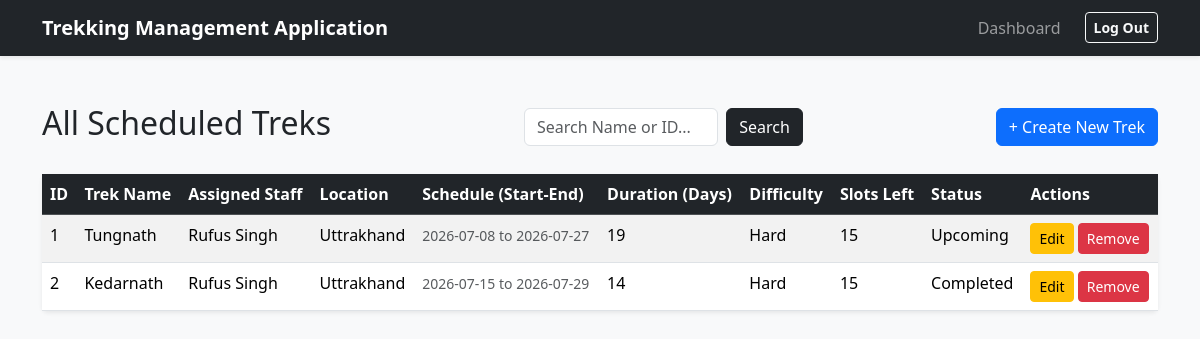
Before: /admin/trek (signed in) with the older database file.
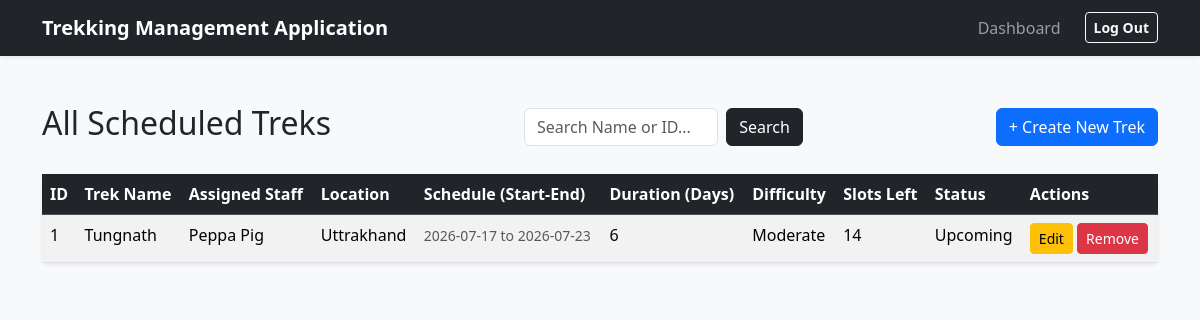
After: the same page with the newer database file.
### app/models.py (models this page shows)
class Trek(db.Model):
    __tablename__ = "treks"
    id = db.Column(db.Integer, primary_key=True)
    trek_name = db.Column(db.String(200), nullable=False)
    assigned_staff_id = db.Column(db.Integer, db.ForeignKey('users.id'), nullable=False)
    location = db.Column(db.String(100), nullable=False)
    difficulty = db.Column(db.String(50), nullable=False)
    duration = db.Column(db.Integer, nullable=False)
    available_slots = db.Column(db.Integer, nullable=False)
    status = db.Column(db.String(30), nullable=False)
    start_date = db.Column(db.DateTime, nullable=False)
    end_date = db.Column(db.DateTime, nullable=False)
    bookings = db.relationship('Booking', backref='trek', lazy=True, cascade='all, delete-orphan')
    assigned_staff = db.relationship('User', foreign_keys=[assigned_staff_id])

class User(db.Model):
    __tablename__ = "users"
    id = db.Column(db.Integer, primary_key=True)
    username = db.Column(db.String(80), unique=True, nullable=False)
    email_id = db.Column(db.String(120), nullable=False)
    password_hash = db.Column(db.String(256), unique=True, nullable=False)
    name = db.Column(db.String(80), nullable=False)
    role = db.Column(db.String(20), nullable=False)
    is_blacklisted = db.Column(db.Boolean, default=False)
    staff_profile = db.relationship('StaffProfile', backref='user', uselist=False, cascade='all, delete-orphan') # userlist =False strictly enforces a 1-to-1 relatiosnhip b/w users and staff_profiles table
    bookings = db.relationship('Booking', backref='trekker', lazy=True) # lazy=True Parameter is used tell SQLAlchemy that until i specifically state a python code like user.bookings do not run SQL Query

### app/routes/admin.py (the view)
@admin_bp.route('/trek')
def manage_treks():
    search_term = request.args.get('search')
    query = models.Trek.query
    if search_term:
        if search_term.isdigit():
            query = query.filter(models.Trek.id == int(search_term))
        else:
            query = query.filter(models.Trek.trek_name.ilike(f"%{search_term}%"))
    treks_list = query.all() # .query.all() will return results in a list format so we need to actually run a for loop to display all treks in a table.
    return render_template('admin/trek/manage_treks.html', all_treks=treks_list) # Passing this list of treks to Jinja template in HTML

### app/routes/admin.py (called while the page is built)
@admin_bp.before_request
def admin_access():
    if 'user_id' not in session:
        flash("Access denied. Please login first")
        return redirect(url_for('auth.login'))
    if session.get('role') != 'Admin':
        flash("Not an Administrator")
        return redirect(url_for('auth.login'))

### app/templates/admin/trek/manage_treks.html (shortened to what this page needs)
{% extends "base.html" %}
{% block content %}
    <div class="d-flex justify-content-between align-items-center mb-4">
        <h2>All Scheduled Treks</h2>
        <form action="{{ url_for('admin.manage_treks') }}" method="GET" class="d-flex w-25">
            <input type="text" name="search" class="form-control me-2" placeholder="Search Name or ID..." value="{{ request.args.get('search', '') }}">
            <button type="submit" class="btn btn-dark">Search</button>
        </form>
        <a href="{{ url_for('admin.create_trek') }}" class="btn btn-primary">+ Create New Trek</a>
    </div>
    <table class="table table-striped table-hover shadow-sm bg-white rounded">
        <thead class="table-dark">
            <tr>
                <th>ID</th>
                <th>Trek Name</th>
                <th>Assigned Staff</th>
                <th>Location</th>
                <th>Schedule (Start-End)</th>
                <th>Duration (Days)</th>
                <th>Difficulty</th>
                <th>Slots Left</th>
                <th>Status</th>
                <th>Actions</th>
            </tr>
        </thead>
        <tbody>
            {% for trek in all_treks %}
            <tr>
                <td>{{ trek.id }}</td>
                <td>{{ trek.trek_name }}</td>
                <td>{{ trek.assigned_staff.name }}</td>
                <td>{{ trek.location }}</td>
                <td>
                    <small class="text-muted">
                        {{ trek.start_date.strftime('%Y-%m-%d') }} to {{ trek.end_date.strftime('%Y-%m-%d') }}
                    </small>
                </td>
                <td>{{ trek.duration }}</td>
                <td>{{ trek.difficulty }}</td>
                <td>{{ trek.available_slots }}</td>
                <td>{{ trek.status }}</td>
                <td>
                    <a href="{{ url_for('admin.edit_trek', trek_id=trek.id) }}" class="btn btn-sm btn-warning">Edit</a>
                    <form action="{{ url_for('admin.delete_trek', trek_id=trek.id) }}" method="post" class="d-inline">
                        <button type="submit" class="btn btn-sm btn-danger">Remove</button>
                    </form>
                </td>
            </tr>
            {% else %}
            <tr>
                <td colspan="10" class="text-center text-muted py-4">
                    No treks found in the system. Click "+ Create New Trek" to get started.
                </td>
            </tr>
            {% endfor %}
        </tbody>
    </table>
{% endblock %}

### app/templates/base.html (shortened to what this page needs)
<!DOCTYPE html>
<html lang="en">
<head>
    <link href="https://cdn.jsdelivr.net/npm/bootstrap@5.3.8/dist/css/bootstrap.min.css" rel="stylesheet">
</head>
<body class="bg-light">
    <nav class="navbar navbar-expand-lg navbar-dark bg-dark shadow-sm">
        <div class="container">
            <a class="navbar-brand fw-bold" href="#">Trekking Management Application</a>
            <div class="collapse navbar-collapse" id="navbarNav">
                <ul class="navbar-nav ms-auto">
                    {% if 'user_id' in session %}
                        <li class="nav-item me-3">
                            {% if session.get('role') == 'Admin' %}
                                <a class="nav-link" href="{{ url_for('admin.admin_dashboard') }}">Dashboard</a>
                            {% elif session.get('role') == 'Staff' %}
                                <a class="nav-link" href="{{ url_for('staff.staff_dashboard') }}">Dashboard</a>
                            {% elif session.get('role') == 'Trekker' %}
                                <a class="nav-link" href="{{ url_for('trekker.trekker_dashboard') }}">Dashboard</a>
                            {% endif %}
                        </li>
                        <li class="nav-item">
                            <a class="btn btn-outline-light btn-sm mt-1 fw-bold" href="{{ url_for('auth.logout') }}">Log Out</a>
                        </li>
                    {% endif %}
                </ul>
            </div>
        </div>
    </nav>
    <div class="container mt-5">
        {% block content %}
        {% endblock %}
    </div>
</body>
</html>

Changed rows visible on the page:
removed Trek: id "2", trek_name "Kedarnath", assigned_staff.name "Rufus Singh", location "Uttrakhand", start_date "2026-07-15", end_date "2026-07-29", duration "14", difficulty "Hard", available_slots "15", status "Completed"
changed Trek "Tungnath": assigned_staff.name "Rufus Singh" → "Peppa Pig"; start_date "2026-07-08" → "2026-07-17"; end_date "2026-07-27" → "2026-07-23"; duration "19" → "6"; difficulty "Hard" → "Moderate"; available_slots "15" → "14"
